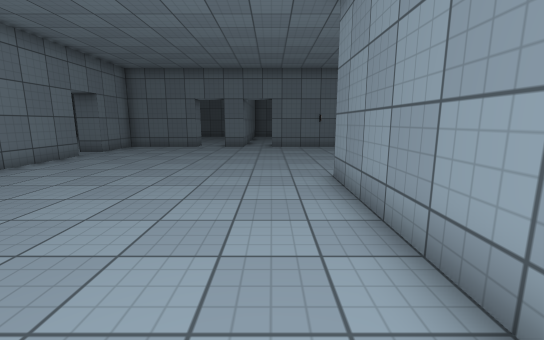
[1] (above)

19 first-person views from a walk through a Unity game level. The camera is 1.3 m above the floor, tilts 10° down and sees 90° across. The floor is counted in squares, 1 m on a side. Each view is taken from the middle of a square. On the plan, view 1 faces up. The plan holds only what a view shows up to about 13 squares ahead; the rest is blank. The place goes on beyond the plan. The player is left out. Some surface patterns are stand-ins.

[2]
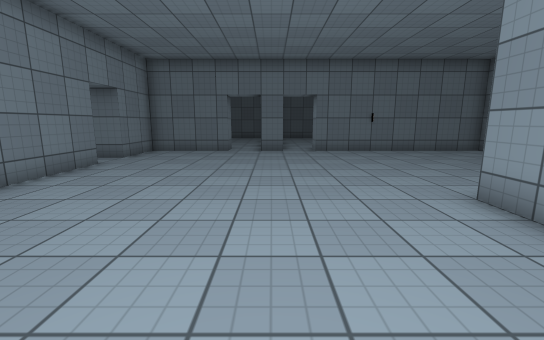

[3]
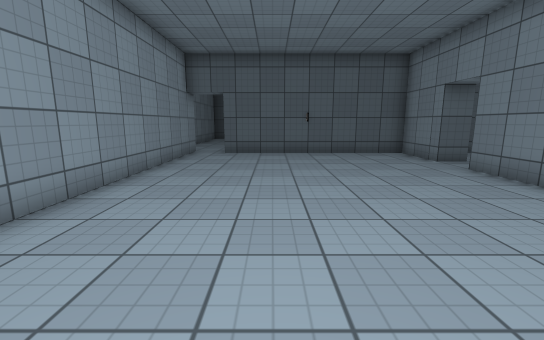

[4]
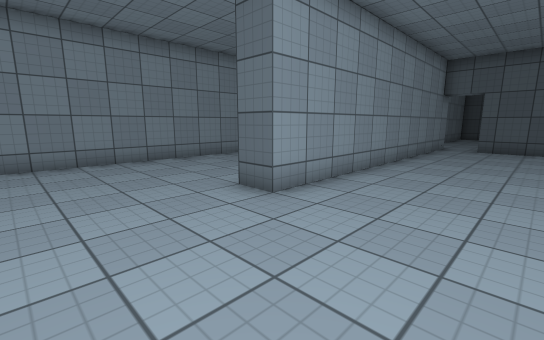

[5]
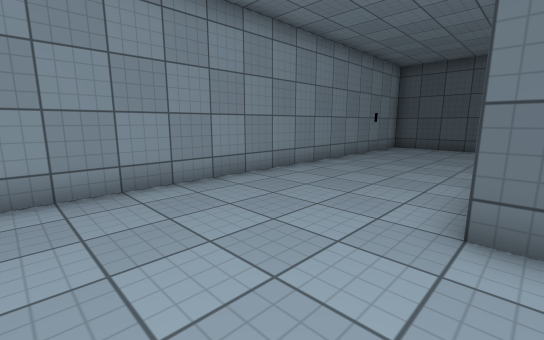

[6]
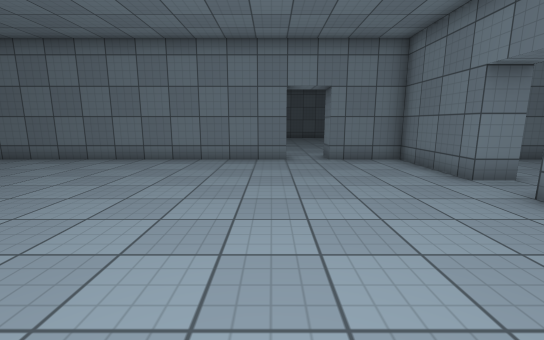

[7]
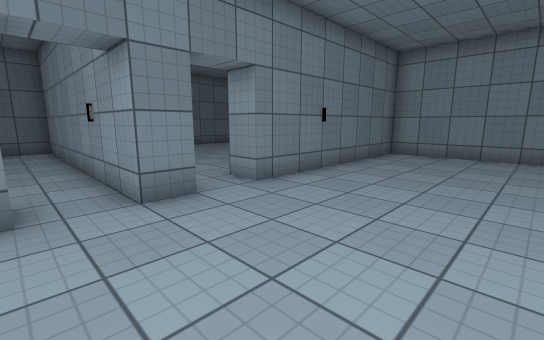

[8]
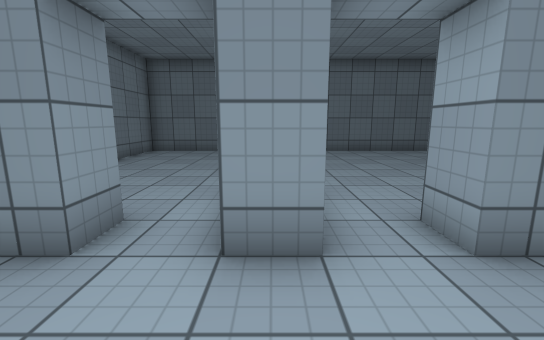

[9]
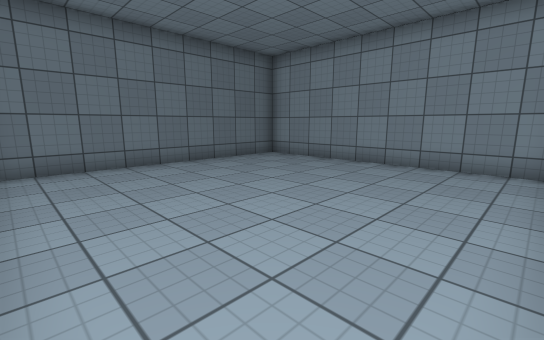

[10]
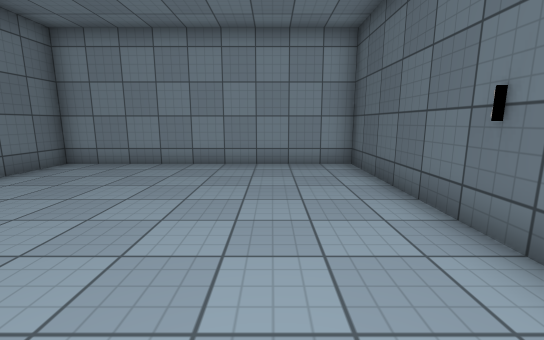

[11]
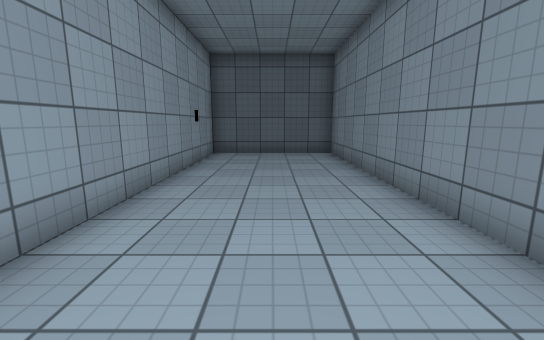

[12]
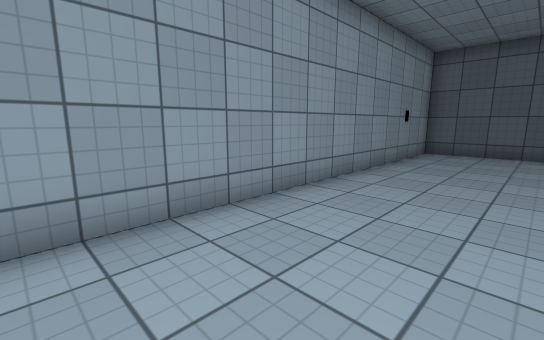

[13]
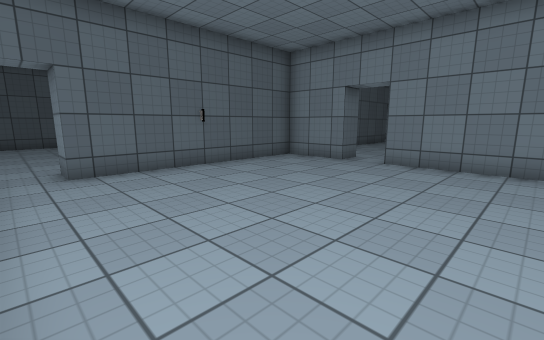

[14]
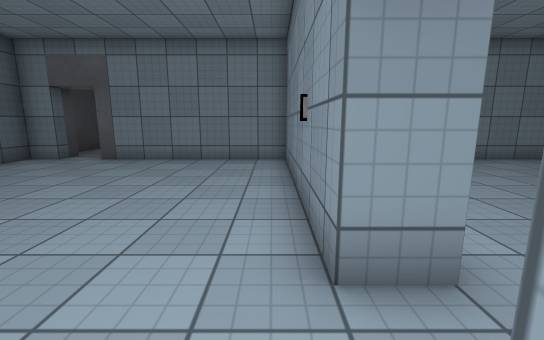

[15]
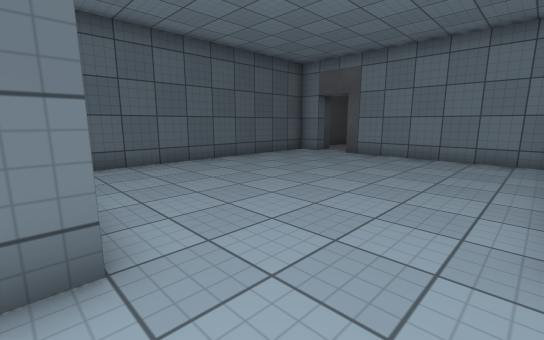

[16]
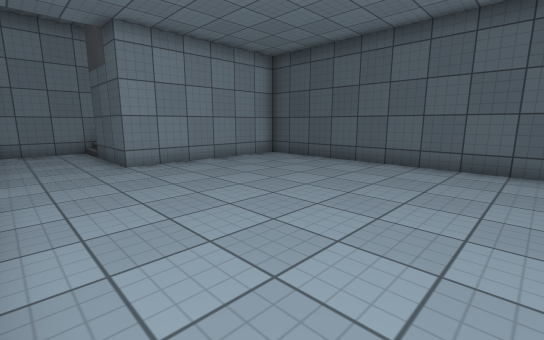

[17]
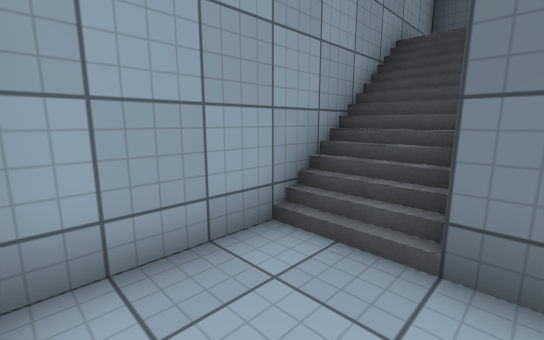

[18]
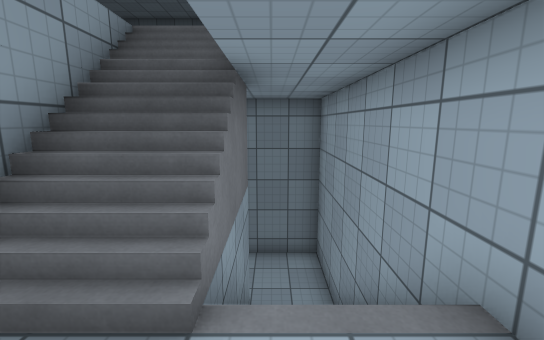

[19]
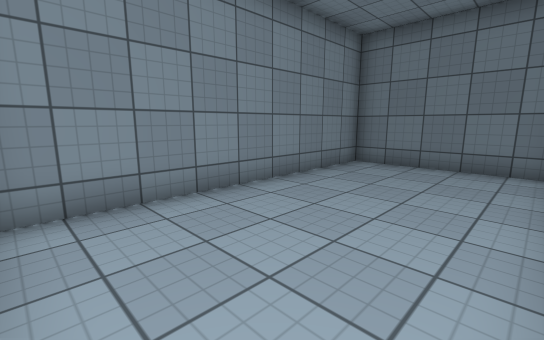

### Floor plan
Key: @ floor where view 1 was taken; # wall or solid block; . main floor; : floor 3 m higher than the main floor; / step, stairs or slope; = window, fence, low wall or low ledge; G garage.
Columns run from 11 left of view 1 to 8 right of it. Each row starts with its distance up from view 1.
 25    #################
 24    #.....#.........#
 23    #.....#.........#
 22    #.....#.........#
 21    #.....#.........#
 20    #.....#.........#
 19    #.....#.........#
 18    #.....#.........#
 17    #.....#.........#
 16    #.....#.........#
 15    #####.#.#########
 14    #...............#
 13    #...............#
 12 ...#...............#
 11 ...................#
 10    #...............#
  9    #...............#
  8    #...............#
  7    #...............#
  6    #.........#.....#
  5    #.........#.....#
  4    #.........#.....#
  3    #.........#.....#
  2    #.........#.....#
  1    #.........#.....#
  0    #.......@.#.....#
 -1   ...........#.....#
 -2 ...#.........#.....#
 -3 .. #.........#.....#
 -4    #.........#.....#
 -5  ###########.#######
 -6    #...............#
 -7    #...............#
 -8    #...............#
 -9    #.......... ////#
-10    #.......... ////#
-11    #.......... /=//#
-12    G.......... ////#
-13    ........... ::::#
-14    #..........   : #
-15 GG ###########    ##

Positions as (right, up) in squares from view 1, and headings:
1: (0, 0), facing up
2: (-2, 2), facing up
3: (-2, 7), facing down
4: (-2, 10), facing down-right
5: (2, 10), facing down-right
6: (2, 10), facing left
7: (-4, 10), facing up-right
8: (-2, 12), facing up
9: (-1, 16), facing up-right
10: (-1, 18), facing right
11: (5, 7), facing down
12: (4, 8), facing down-right
13: (1, 3), facing down-left
14: (2, -6), facing left
15: (3, -6), facing down-left
16: (-6, -6), facing down-right
17: (5, -6), facing down-right
18: (6, -14), facing up
19: (-3, 16), facing up-left
